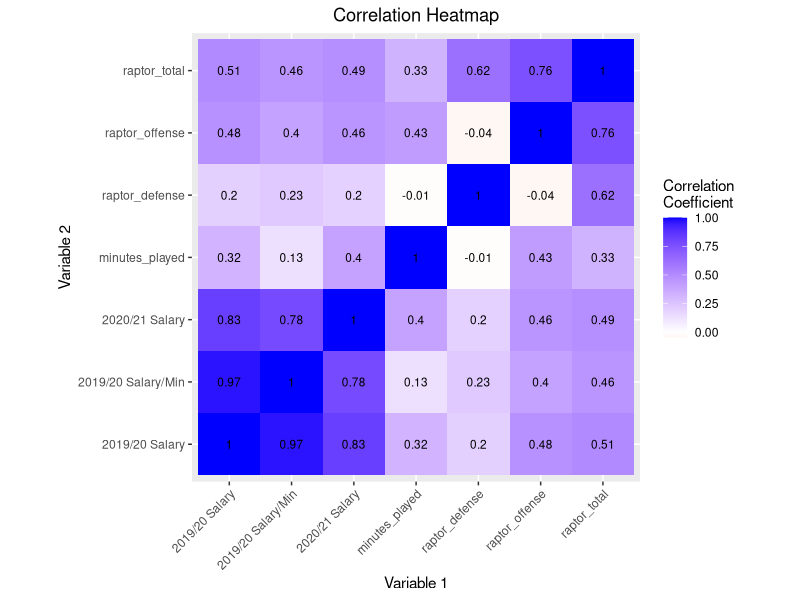
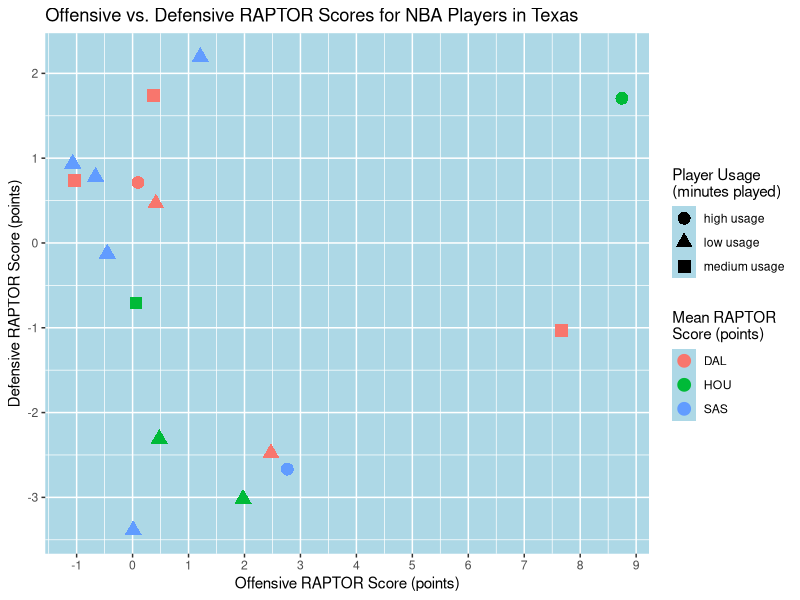
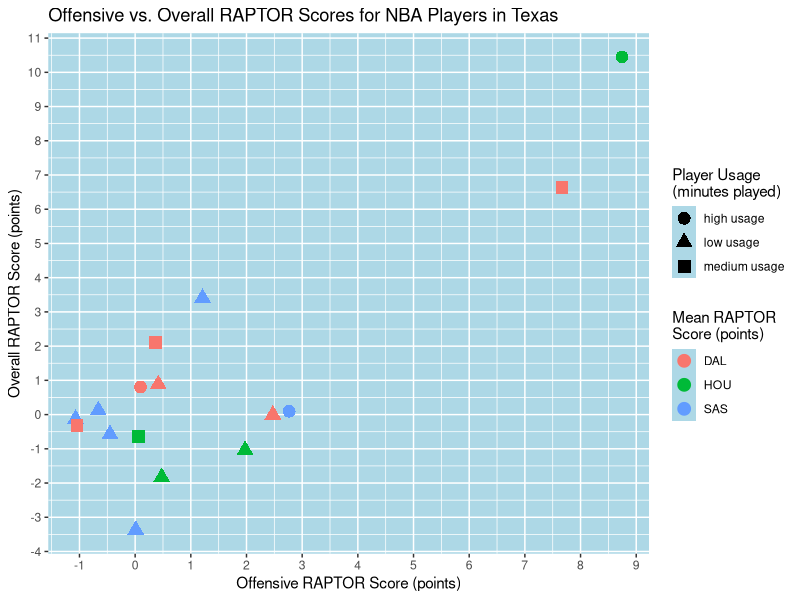
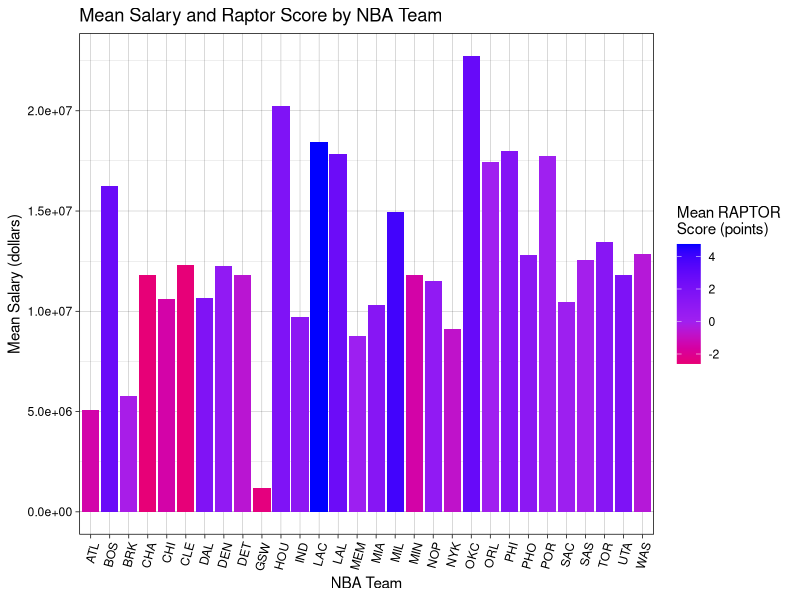
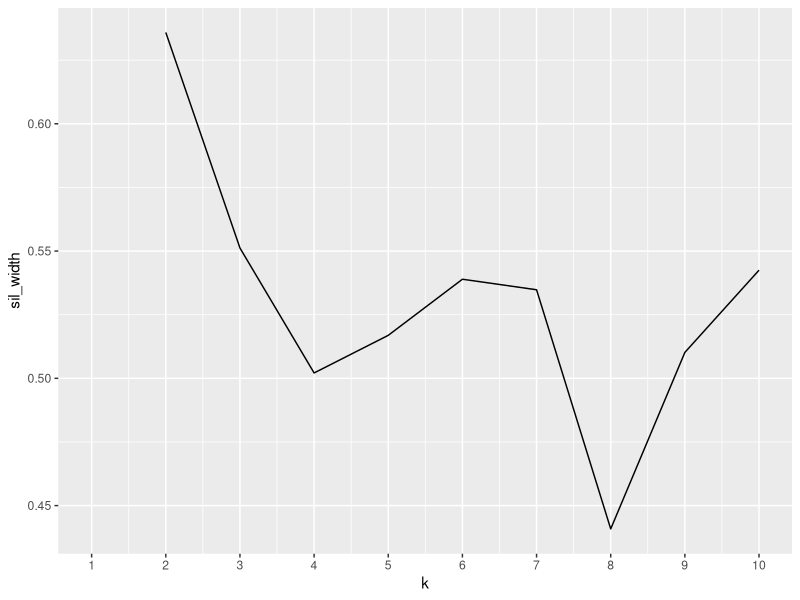
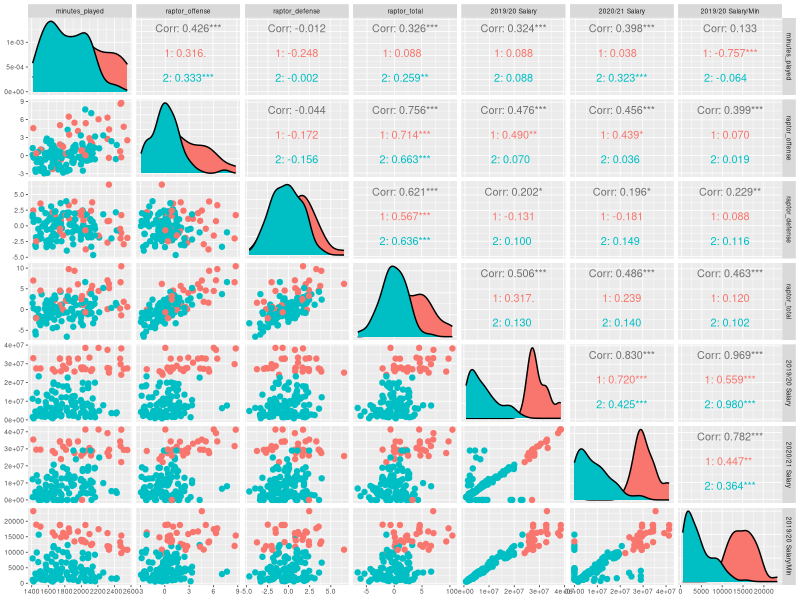

Here is the R script that generated these plots, in order:
## ---- chunk 1
knitr::opts_chunk$set(echo = TRUE)
## ---- chunk 2
library(readr)
library(tidyverse)
nba_raptor <- read_csv("NBAPlayersRAPTOR.csv")
nba_salary <- read_csv("NBASalary.csv")
glimpse(nba_raptor)
glimpse(nba_salary)

raptor <- nba_raptor %>% filter(mp >= 1400) %>% select(player_name, team, mp, raptor_offense, raptor_defense, raptor_total)
glimpse(raptor)
salary <- nba_salary %>% select(Player,`2019/20`,`2020/21`)
salary <- salary %>% rename("2019/20 Salary"="2019/20","2020/21 Salary"="2020/21")
glimpse(salary)

NBA <- raptor %>% inner_join(salary, by=c('player_name'='Player'))
NBA <- NBA %>% rename("player"="player_name")
NBA$`2019/20 Salary` = as.numeric(gsub("[\\$,]", "", NBA$`2019/20 Salary`))
NBA$`2020/21 Salary` = as.numeric(gsub("[\\$,]", "", NBA$`2020/21 Salary`))
glimpse(NBA)
## ---- chunk 3
NBA <- NBA %>% mutate("2019/20 Salary/Min" = `2019/20 Salary`/mp)
NBA1 <- NBA %>% rename("minutes_played"="mp")
NBA1 %>% filter(team == "SAS")
NBA1 %>% filter(team == "SAS") %>% select(player,raptor_total,`2019/20 Salary`, `2019/20 Salary/Min`)
NBA1 %>% filter(team == "SAS") %>% select(player,raptor_total,`2019/20 Salary`, `2019/20 Salary/Min`) %>% arrange(-raptor_total)
NBA1 %>% group_by(team) %>% summarize(mean_raptor_total=mean(raptor_total), sd_raptor_total=sd(raptor_total))
## ---- chunk 4
NBA1 %>% group_by(team) %>% summarize_if(is.numeric,list(mean=mean,sd=sd)) %>% mutate_if(is.numeric, round) %>% pivot_longer(-1) %>% pivot_wider(names_from=team,values_from="value")

NBA1 %>% summarize_all(n_distinct)
NBA1 %>% group_by(team) %>% summarize_all(n_distinct) %>% select(-player)

NBA1 %>% summarize_if(is.numeric, mean)
NBA1 %>% group_by(team) %>% summarize_if(is.numeric,mean)
NBA1 %>% filter(team=="SAS") %>% summarize_if(is.numeric,mean) %>% select(-minutes_played)

NBA1 %>% summarize_if(is.numeric,sd)
NBA1 %>% group_by(team) %>% summarize_if(is.numeric,sd)

NBA1 %>% summarize_if(is.numeric,var)
NBA1 %>% group_by(team) %>% summarize_if(is.numeric,var) %>% arrange(desc(raptor_total))

NBA1 %>% summarize_if(is.numeric,list(min=min,max=max)) 
NBA1 %>% group_by(team) %>% summarize_if(is.numeric, list(min=min,max=max)) %>% mutate_if(is.numeric,round) %>% pivot_longer(-1)

NBA1 %>% summarize_if(is.numeric, list(Q3=quantile), probs=.75)
NBA1 %>% group_by(team) %>% summarize_if(is.numeric, list(Q3=quantile), probs=.75) %>% mutate_if(is.numeric,round) %>% pivot_longer(-1)

NBA1 %>% summarize(count=n())
NBA1 %>% group_by(team) %>% summarize(count=n())

corNBA <- NBA1 %>% select(-1,-2) %>% cor 
corNBA
corNBA <- corNBA %>% as.data.frame
## ---- chunk 5
tidycorNBA <- corNBA %>% rownames_to_column("Variable1") %>% pivot_longer(-1, names_to = "Variable2",values_to="correlation")
tidycorNBA %>% ggplot(aes(Variable1,Variable2, fill=correlation)) + labs(fill="Correlation\nCoefficient") + geom_tile() + scale_fill_gradient2(low="red",mid="white",high="blue") + geom_text(aes(label=round(correlation,2)), color = "black", size=3) + theme(axis.text.x = element_text(angle = 45, hjust = 1)) + coord_fixed() + ggtitle("Correlation Heatmap") + xlab("Variable 1") + ylab("Variable 2") + theme(plot.title = element_text(hjust = 0.5))


NBAusage <- NBA1 %>% mutate(MinutesPlayed_cat = case_when(minutes_played>2100 ~ "high usage", minutes_played<=2100 & minutes_played>=1800 ~ "medium usage", minutes_played<1800 ~ "low usage"))
glimpse(NBAusage)
TX <- NBAusage %>% filter(team == "HOU" | team == "DAL" | team =="SAS")
TX %>% ggplot(aes(raptor_offense,raptor_defense,color=team,shape=MinutesPlayed_cat)) + labs(color="Mean RAPTOR\nScore (points)", shape = "Player Usage\n(minutes played)") + geom_point(size=4) + ggtitle("Offensive vs. Defensive RAPTOR Scores for NBA Players in Texas") + xlab("Offensive RAPTOR Score (points)") + ylab("Defensive RAPTOR Score (points)") + scale_y_continuous(breaks = seq(-4,3)) + scale_x_continuous(breaks = seq(-3,9)) + theme(panel.background = element_rect(fill = "light blue"))

TX %>% ggplot(aes(raptor_offense,raptor_total,color=team,shape=MinutesPlayed_cat)) + labs(color="Mean RAPTOR\nScore (points)", shape = "Player Usage\n(minutes played)") + geom_point(size=4) + ggtitle("Offensive vs. Overall RAPTOR Scores for NBA Players in Texas") + xlab("Offensive RAPTOR Score (points)") + ylab("Overall RAPTOR Score (points)") + scale_y_continuous(breaks = seq(-4,11)) + scale_x_continuous(breaks = seq(-3,9)) + theme(panel.background = element_rect(fill = "light blue"))


NBA1 %>% group_by(team) %>% summarize(mean_salary = mean(`2019/20 Salary`), mean_raptor = mean(raptor_total)) %>% ggplot(aes(team,mean_salary,fill=mean_raptor)) + labs(fill="Mean RAPTOR \nScore (points)") + geom_bar(stat = "summary") + theme_linedraw() + theme(axis.text.x = element_text(angle = 75, hjust = 1)) + ggtitle("Mean Salary and Raptor Score by NBA Team") + ylab("Mean Salary (dollars)") + xlab("NBA Team") + scale_fill_gradient2(low="red",mid="purple",high="blue")

## ---- chunk 6
NBA2 <- NBA1 %>% select(-1,-2)
kmeansNBA <- NBA2 %>% kmeans(2)
kmeansNBA

library(cluster)
sil_width<-vector()
for(i in 2:10){  
  kms <- kmeans(NBA2,centers=i)
  sil <- silhouette(kms$cluster,dist(NBA2))
  sil_width[i]<-mean(sil[,3])
}
ggplot()+geom_line(aes(x=1:10,y=sil_width))+scale_x_continuous(name="k",breaks=1:10)

pam1 <- NBA2 %>% scale %>% pam(k=2)
pam1
pamfinal <- NBA2 %>% mutate(cluster=as.factor(pam1$clustering))

library(GGally)
ggpairs(pamfinal, columns=1:7, aes(color=cluster), upper = list(continuous = wrap("cor", size = 2.75))) + theme_grey(base_size = 6)

